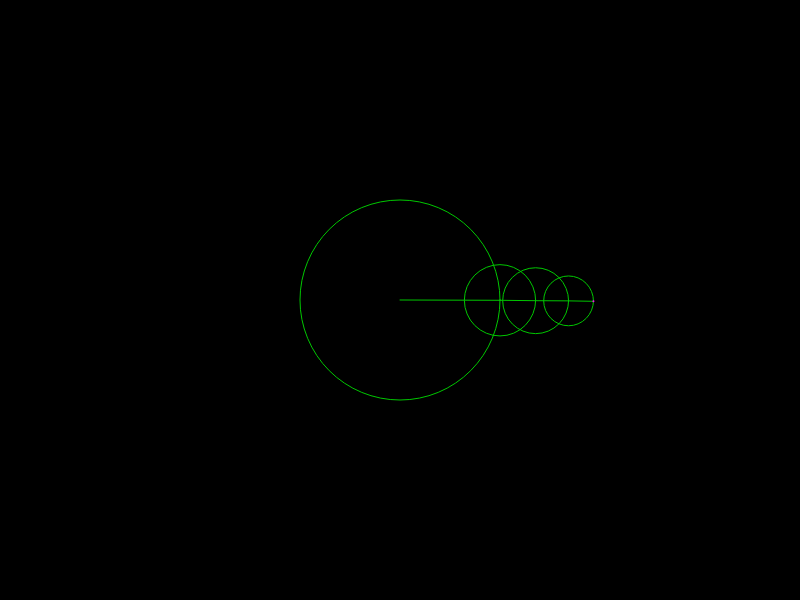
Frame 1 (no input)
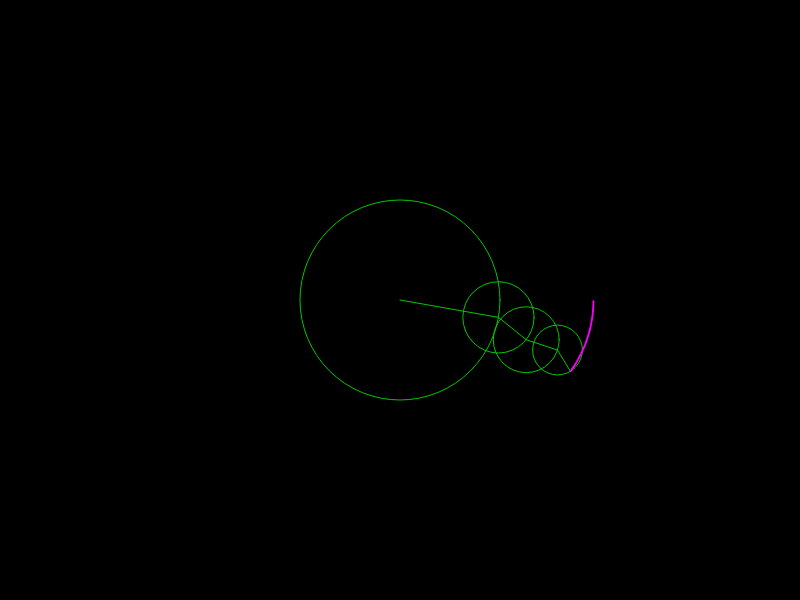
Frame 60 (no input)
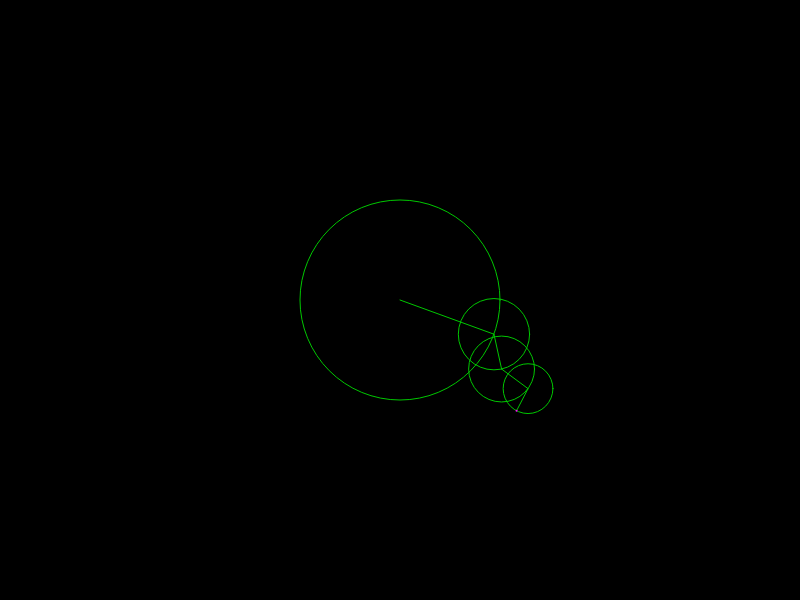
Frame 120 (the mouse pressed at the canvas centre since frame 60)

The p5.js sketch that drew these frames (run headless with seeded random() and noise() and a simulated clock; from frame 60 on, the mouse is pressed at the canvas centre):

// p5.js sketch
// ── sketch.js
// <-- Global variables
var WIDTH = 800;
var HEIGHT = 600;
var circle0 = Object.create(Circle);
var r = 100;
var t = 0;
var dt = Math.PI / (360 * 3);
circle0.init(r, t, dt);
for (var i = 0; i < 3; i++) {
  r /= (1 + Math.random() * 2);
  dt *= 4 * Math.random();
  var circle2 = Object.create(Circle);
  circle2.init(r, t, dt);
  circle0.addChild(circle2);
}




// Global variables -->

function setup() {
  frameRate(30);
  createCanvas(WIDTH, HEIGHT);
  //angleMode(DEGREES);
  noFill();
  stroke(255);
  Points.init();
}

function draw() {
  translate(WIDTH / 2, HEIGHT / 2);
  if (mouseIsPressed) {
    Points.init();
  }
  // if (mouseIsPressed) {
  //
  //   stroke(255);
  //   strokeWeight(3);
  //   point(mouseX, mouseY);
  // }
  background(0);
  circle0.update();
  stroke(0, 200, 0);
  strokeWeight(1);
  circle0.draw();
  stroke(255, 0, 255);
  strokeWeight(2);
  Points.draw();

}
// ── Circle.js
var Points = {
  init: function() {
    this.listPts = [];
  },
  addPoint: function(x, y) {
    this.listPts.push(createVector(x, y));
  },
  draw: function() {
    for (var i = 0; i < this.listPts.length; i++) {
      point(this.listPts[i].x, this.listPts[i].y);
    }
  }
};

var Circle = {
  init: function(r, teta0, dteta) {
    this.r = r;
    this.teta = teta0;
    this.dteta = dteta;

    this.xC = null;
    this.yC = null;
    this.xP = null;
    this.yP = null;

    this.parent = null;
    this.child = null;
  },
  addParent: function(parent) {
    this.parent = parent;
  },
  addChild: function(child) {
    if (this.child === null) {
      this.child = child;
      this.child.addParent(this);
    } else {
      this.child.addChild(child);
    }
  },
  update: function() {
    this.teta += this.dteta;
    if (this.parent !== null) {
      this.xC = this.parent.xP;
      this.yC = this.parent.yP;
    } else {
      this.xC = 0;
      this.yC = 0;
    }
    this.xP = this.xC + this.r * Math.cos(this.teta);
    this.yP = this.yC + this.r * Math.sin(this.teta);
    if (this.child !== null) {
      this.child.update();
    }
  },
  draw: function() {
    ellipse(this.xC, this.yC, this.r * 2, this.r * 2);
    line(this.xC, this.yC, this.xP, this.yP);
    if (this.child !== null) {
      this.child.draw();
    } else {
      Points.addPoint(this.xP, this.yP);
    }
  }
};
